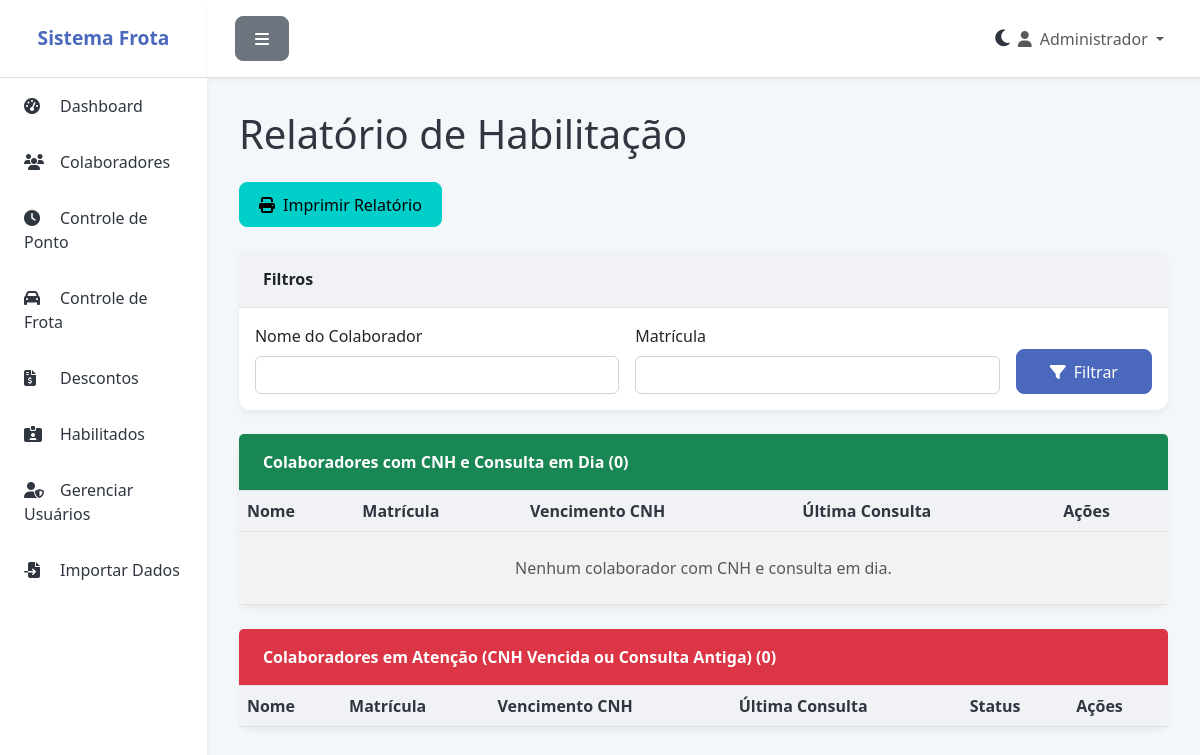
Before: /habilitados (signed in) with the older database file.
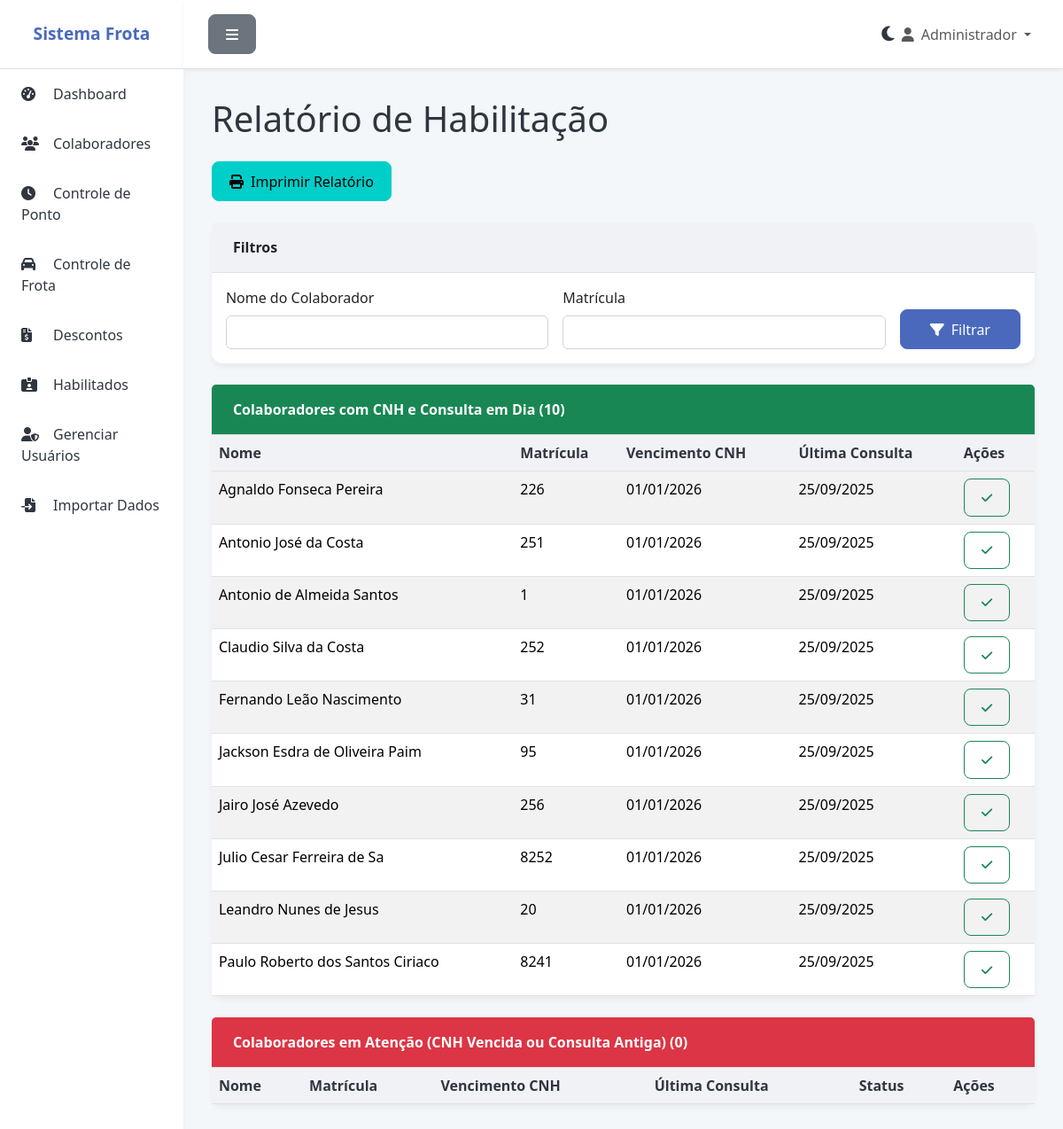
After: the same page with the newer database file.
### app.py (models this page shows)
class Colaborador(db.Model):
    id = db.Column(db.Integer, primary_key=True)
    nome = db.Column(db.String(100), nullable=False)
    matricula = db.Column(db.String(50), unique=True, nullable=False)
    cpf = db.Column(db.String(14), unique=True)
    telefone = db.Column(db.String(20))
    email = db.Column(db.String(120))
    veiculo_vinculado = db.Column(db.String(20))
    ativo = db.Column(db.Boolean, default=True)
    vencimento_cnh = db.Column(db.Date)
    ultima_consulta = db.Column(db.Date)
    criado_em = db.Column(db.DateTime, default=datetime.utcnow)
    pontos = db.relationship('Ponto', backref='colaborador', lazy=True, cascade='all, delete-orphan')
    frotas = db.relationship('Frota', backref='motorista_obj', lazy=True)
    descontos = db.relationship('Desconto', backref='colaborador', lazy=True)

### app.py (the view)
@app.route('/habilitados', methods=['GET'])
@login_required
def habilitados():
    query = Colaborador.query.filter_by(ativo=True).order_by(Colaborador.nome.asc())
    nome = request.args.get('nome')
    matricula = request.args.get('matricula')
    if nome:
        query = query.filter(Colaborador.nome.ilike(f'%{nome}%'))
    if matricula:
        query = query.filter(Colaborador.matricula.ilike(f'%{matricula}%'))
    colaboradores = query.all()
    data_limite_consulta = date.today() - timedelta(days=180)
    habilitados_em_dia = [c for c in colaboradores if c.vencimento_cnh and c.vencimento_cnh > date.today() and c.ultima_consulta and c.ultima_consulta >= data_limite_consulta]
    cnh_atencao = [c for c in colaboradores if c not in habilitados_em_dia]
    return render_template('habilitados.html', habilitados_em_dia=habilitados_em_dia, cnh_atencao=cnh_atencao,
                           selected_nome=nome, selected_matricula=matricula, now=date.today())

### app.py (called while the page is built, shortened)
@login_manager.user_loader
def load_user(user_id):
    return Usuario.query.get(int(user_id))

@app.before_request
def create_tables():
    db.create_all()

### templates/habilitados.html (shortened to what this page needs)
{% extends "base.html" %}
{% block content %}
<h1 class="fw-light mb-4">Relatório de Habilitação</h1>
<div class="d-flex justify-content-between align-items-center mb-4">
    <a href="#" class="btn btn-info" onclick="window.print()"><i class="fas fa-print me-2"></i>Imprimir Relatório</a>
</div>
<div class="card mb-4">
    <div class="card-header">Filtros</div>
    <div class="card-body">
        <form method="GET" action="{{ url_for('habilitados') }}">
            <div class="row g-3 align-items-end">
                <div class="col-md-5">
                    <label for="nome" class="form-label">Nome do Colaborador</label>
                    <input type="text" class="form-control" id="nome" name="nome" value="{{ selected_nome or '' }}">
                </div>
                <div class="col-md-5">
                    <label for="matricula" class="form-label">Matrícula</label>
                    <input type="text" class="form-control" id="matricula" name="matricula" value="{{ selected_matricula or '' }}">
                </div>
                <div class="col-md-2">
                    <button type="submit" class="btn btn-primary w-100"><i class="fas fa-filter me-2"></i>Filtrar</button>
                </div>
            </div>
        </form>
    </div>
</div>
<div class="card mb-4">
    <div class="card-header bg-success text-white">
        Colaboradores com CNH e Consulta em Dia ({{ habilitados_em_dia|length }})
    </div>
    <div class="card-body p-0">
        <div class="table-responsive">
            <table class="table table-striped table-hover mb-0">
                <thead>
                    <tr>
                        <th scope="col">Nome</th>
                        <th scope="col">Matrícula</th>
                        <th scope="col">Vencimento CNH</th>
                        <th scope="col">Última Consulta</th>
                        <th scope="col">Ações</th>
                    </tr>
                </thead>
                <tbody>
                    {% for colaborador in habilitados_em_dia %}
                    <tr>
                        <td>{{ colaborador.nome }}</td>
                        <td>{{ colaborador.matricula }}</td>
                        <td>{{ colaborador.vencimento_cnh.strftime('%d/%m/%Y') }}</td>
                        <td>{{ colaborador.ultima_consulta.strftime('%d/%m/%Y') }}</td>
                        <td>
                            <a href="{{ url_for('confirmar_consulta_cnh', id=colaborador.id) }}" class="btn btn-sm btn-outline-success" title="Confirmar Consulta" onclick="return confirm('Confirmar que a CNH de {{ colaborador.nome }} foi consultada hoje?')"><i class="fas fa-check"></i></a>
                        </td>
                    </tr>
                    {% else %}
                    <tr>
                        <td colspan="5" class="text-center text-muted py-4">Nenhum colaborador com CNH e consulta em dia.</td>
                    </tr>
                    {% endfor %}
                </tbody>
            </table>
        </div>
    </div>
</div>
<div class="card">
    <div class="card-header bg-danger text-white">
        Colaboradores em Atenção (CNH Vencida ou Consulta Antiga) ({{ cnh_atencao|length }})
    </div>
    <div class="card-body p-0">
        <div class="table-responsive">
            <table class="table table-striped table-hover mb-0">
                <thead>
                    <tr>
                        <th scope="col">Nome</th>
                        <th scope="col">Matrícula</th>
                        <th scope="col">Vencimento CNH</th>
                        <th scope="col">Última Consulta</th>
                        <th scope="col">Status</th>
                        <th scope="col">Ações</th>
                    </tr>
                </thead>
            </table>
        </div>
    </div>
</div>
{% endblock %}

Changed rows visible on the page:
added Colaborador: nome "Agnaldo Fonseca Pereira", matricula "226", vencimento_cnh "01/01/2026", ultima_consulta "25/09/2025"
added Colaborador: nome "Antonio José da Costa", matricula "251", vencimento_cnh "01/01/2026", ultima_consulta "25/09/2025"
added Colaborador: nome "Antonio de Almeida Santos", matricula "1", vencimento_cnh "01/01/2026", ultima_consulta "25/09/2025"
added Colaborador: nome "Claudio Silva da Costa", matricula "252", vencimento_cnh "01/01/2026", ultima_consulta "25/09/2025"
added Colaborador: nome "Fernando Leão Nascimento", matricula "31", vencimento_cnh "01/01/2026", ultima_consulta "25/09/2025"
added Colaborador: nome "Jackson Esdra de Oliveira Paim", matricula "95", vencimento_cnh "01/01/2026", ultima_consulta "25/09/2025"
added Colaborador: nome "Jairo José Azevedo", matricula "256", vencimento_cnh "01/01/2026", ultima_consulta "25/09/2025"
added Colaborador: nome "Julio Cesar Ferreira de Sa", matricula "8252", vencimento_cnh "01/01/2026", ultima_consulta "25/09/2025"
added Colaborador: nome "Leandro Nunes de Jesus", matricula "20", vencimento_cnh "01/01/2026", ultima_consulta "25/09/2025"
added Colaborador: nome "Paulo Roberto dos Santos Ciriaco", matricula "8241", vencimento_cnh "01/01/2026", ultima_consulta "25/09/2025"
Other visible differences:
{{ habilitados_em_dia|length }}: "0" → "10"
text no longer shown: "Nenhum colaborador com CNH e consulta em dia."
